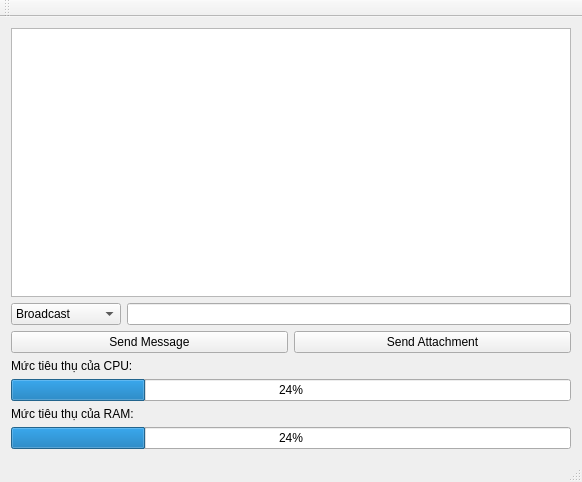
<?xml version="1.0" encoding="UTF-8"?>
<ui version="4.0">
 <class>MainWindow</class>
 <widget class="QMainWindow" name="MainWindow">
  <property name="geometry">
   <rect>
    <x>0</x>
    <y>0</y>
    <width>582</width>
    <height>482</height>
   </rect>
  </property>
  <property name="windowTitle">
   <string>QTCPServer</string>
  </property>
  <property name="styleSheet">
   <string notr="true"/>
  </property>
  <widget class="QWidget" name="centralWidget">
   <layout class="QGridLayout" name="gridLayout">
    <item row="5" column="0">
     <widget class="QProgressBar" name="barRam">
      <property name="value">
       <number>24</number>
      </property>
     </widget>
    </item>
    <item row="2" column="0">
     <widget class="QLabel" name="lblCpu">
      <property name="text">
       <string>Mức tiêu thụ của CPU: </string>
      </property>
     </widget>
    </item>
    <item row="3" column="0">
     <widget class="QProgressBar" name="barCpu">
      <property name="value">
       <number>24</number>
      </property>
     </widget>
    </item>
    <item row="0" column="0">
     <widget class="QTextBrowser" name="textBrowser_receivedMessages">
      <property name="styleSheet">
       <string notr="true"/>
      </property>
     </widget>
    </item>
    <item row="1" column="0">
     <layout class="QGridLayout" name="gridLayout_2">
      <item row="1" column="0">
       <widget class="QPushButton" name="btnMess">
        <property name="minimumSize">
         <size>
          <width>0</width>
          <height>0</height>
         </size>
        </property>
        <property name="styleSheet">
         <string notr="true"/>
        </property>
        <property name="text">
         <string>Send Message</string>
        </property>
       </widget>
      </item>
      <item row="1" column="1">
       <widget class="QPushButton" name="btnAttach">
        <property name="styleSheet">
         <string notr="true"/>
        </property>
        <property name="text">
         <string>Send Attachment</string>
        </property>
        <property name="flat">
         <bool>false</bool>
        </property>
       </widget>
      </item>
      <item row="0" column="0" colspan="2">
       <layout class="QHBoxLayout" name="horizontalLayout">
        <item>
         <widget class="QComboBox" name="receiver">
          <property name="minimumSize">
           <size>
            <width>110</width>
            <height>0</height>
           </size>
          </property>
          <item>
           <property name="text">
            <string>Broadcast</string>
           </property>
          </item>
         </widget>
        </item>
        <item>
         <widget class="QLineEdit" name="inputMess">
          <property name="minimumSize">
           <size>
            <width>150</width>
            <height>0</height>
           </size>
          </property>
          <property name="styleSheet">
           <string notr="true"/>
          </property>
         </widget>
        </item>
       </layout>
      </item>
     </layout>
    </item>
    <item row="4" column="0">
     <widget class="QLabel" name="lblRam">
      <property name="text">
       <string>Mức tiêu thụ của RAM: </string>
      </property>
     </widget>
    </item>
   </layout>
  </widget>
  <widget class="QMenuBar" name="menuBar">
   <property name="geometry">
    <rect>
     <x>0</x>
     <y>0</y>
     <width>582</width>
     <height>26</height>
    </rect>
   </property>
  </widget>
  <widget class="QToolBar" name="mainToolBar">
   <attribute name="toolBarArea">
    <enum>TopToolBarArea</enum>
   </attribute>
   <attribute name="toolBarBreak">
    <bool>false</bool>
   </attribute>
  </widget>
  <widget class="QStatusBar" name="statusBar"/>
 </widget>
 <layoutdefault spacing="6" margin="11"/>
 <resources/>
 <connections/>
</ui>
